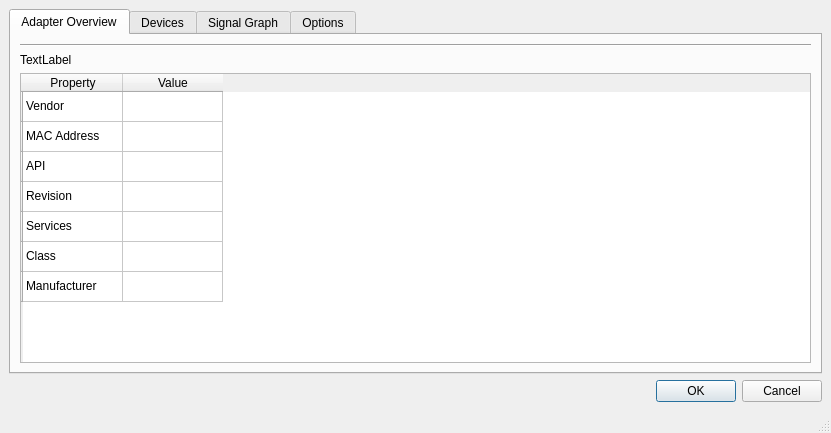
<?xml version="1.0" encoding="UTF-8"?>
<ui version="4.0">
 <class>MainWindow</class>
 <widget class="QMainWindow" name="MainWindow">
  <property name="geometry">
   <rect>
    <x>0</x>
    <y>0</y>
    <width>831</width>
    <height>433</height>
   </rect>
  </property>
  <property name="windowTitle">
   <string>MainWindow</string>
  </property>
  <widget class="QWidget" name="centralwidget">
   <layout class="QVBoxLayout" name="verticalLayout">
    <item>
     <widget class="QTabWidget" name="tabWidget">
      <property name="currentIndex">
       <number>0</number>
      </property>
      <widget class="QWidget" name="tab">
       <attribute name="title">
        <string>Adapter Overview</string>
       </attribute>
       <layout class="QVBoxLayout" name="verticalLayout_2">
        <item>
         <layout class="QHBoxLayout" name="horizontalLayout">
          <item>
           <widget class="Line" name="line">
            <property name="orientation">
             <enum>Qt::Horizontal</enum>
            </property>
           </widget>
          </item>
         </layout>
        </item>
        <item>
         <widget class="QLabel" name="label">
          <property name="text">
           <string>TextLabel</string>
          </property>
         </widget>
        </item>
        <item>
         <widget class="QTableWidget" name="tableWidget_2">
          <row>
           <property name="text">
            <string/>
           </property>
          </row>
          <row>
           <property name="text">
            <string/>
           </property>
          </row>
          <row>
           <property name="text">
            <string/>
           </property>
          </row>
          <row>
           <property name="text">
            <string/>
           </property>
          </row>
          <row>
           <property name="text">
            <string/>
           </property>
          </row>
          <row>
           <property name="text">
            <string/>
           </property>
          </row>
          <row>
           <property name="text">
            <string/>
           </property>
          </row>
          <column>
           <property name="text">
            <string>Property</string>
           </property>
          </column>
          <column>
           <property name="text">
            <string>Value</string>
           </property>
          </column>
          <item row="0" column="0">
           <property name="text">
            <string>Vendor</string>
           </property>
          </item>
          <item row="1" column="0">
           <property name="text">
            <string>MAC Address</string>
           </property>
          </item>
          <item row="2" column="0">
           <property name="text">
            <string>API</string>
           </property>
          </item>
          <item row="3" column="0">
           <property name="text">
            <string>Revision</string>
           </property>
          </item>
          <item row="4" column="0">
           <property name="text">
            <string>Services</string>
           </property>
          </item>
          <item row="5" column="0">
           <property name="text">
            <string>Class</string>
           </property>
          </item>
          <item row="6" column="0">
           <property name="text">
            <string>Manufacturer</string>
           </property>
          </item>
         </widget>
        </item>
       </layout>
      </widget>
      <widget class="QWidget" name="tab_2">
       <attribute name="title">
        <string>Devices</string>
       </attribute>
       <layout class="QVBoxLayout" name="verticalLayout_3">
        <item>
         <widget class="QTableWidget" name="tableWidget">
          <column>
           <property name="text">
            <string>Device</string>
           </property>
          </column>
          <column>
           <property name="text">
            <string>MAC Address</string>
           </property>
          </column>
          <column>
           <property name="text">
            <string>Manufacturer</string>
           </property>
          </column>
          <column>
           <property name="text">
            <string>Signal Strength</string>
           </property>
          </column>
          <column>
           <property name="text">
            <string>Class</string>
           </property>
          </column>
          <column>
           <property name="text">
            <string>Services</string>
           </property>
          </column>
          <column>
           <property name="text">
            <string>Details</string>
           </property>
          </column>
         </widget>
        </item>
       </layout>
      </widget>
      <widget class="QWidget" name="tab_3">
       <attribute name="title">
        <string>Signal Graph</string>
       </attribute>
      </widget>
      <widget class="QWidget" name="tab_4">
       <attribute name="title">
        <string>Options</string>
       </attribute>
       <layout class="QVBoxLayout" name="verticalLayout_5">
        <item>
         <layout class="QVBoxLayout" name="verticalLayout_4">
          <item>
           <widget class="QCheckBox" name="checkBox_7">
            <property name="text">
             <string>Automatically refresh device list</string>
            </property>
           </widget>
          </item>
          <item>
           <widget class="QCheckBox" name="checkBox_6">
            <property name="text">
             <string>Dont discover services</string>
            </property>
           </widget>
          </item>
          <item>
           <layout class="QFormLayout" name="formLayout">
            <item row="0" column="0">
             <widget class="QLabel" name="label_2">
              <property name="text">
               <string>Refresh interval in millisecond</string>
              </property>
             </widget>
            </item>
            <item row="0" column="1">
             <widget class="QSpinBox" name="spinBox"/>
            </item>
            <item row="1" column="0">
             <widget class="QRadioButton" name="radioButton">
              <property name="text">
               <string>WiFi</string>
              </property>
              <property name="checkable">
               <bool>true</bool>
              </property>
              <property name="checked">
               <bool>false</bool>
              </property>
             </widget>
            </item>
            <item row="2" column="0">
             <widget class="QRadioButton" name="radioButton_2">
              <property name="text">
               <string>Bluetooth</string>
              </property>
              <property name="checked">
               <bool>true</bool>
              </property>
              <property name="autoExclusive">
               <bool>false</bool>
              </property>
             </widget>
            </item>
           </layout>
          </item>
         </layout>
        </item>
       </layout>
      </widget>
     </widget>
    </item>
    <item>
     <widget class="QDialogButtonBox" name="buttonBox">
      <property name="standardButtons">
       <set>QDialogButtonBox::Cancel|QDialogButtonBox::Ok</set>
      </property>
     </widget>
    </item>
   </layout>
  </widget>
  <widget class="QMenuBar" name="menubar">
   <property name="geometry">
    <rect>
     <x>0</x>
     <y>0</y>
     <width>831</width>
     <height>21</height>
    </rect>
   </property>
  </widget>
  <widget class="QStatusBar" name="statusbar"/>
 </widget>
 <resources/>
 <connections/>
</ui>
